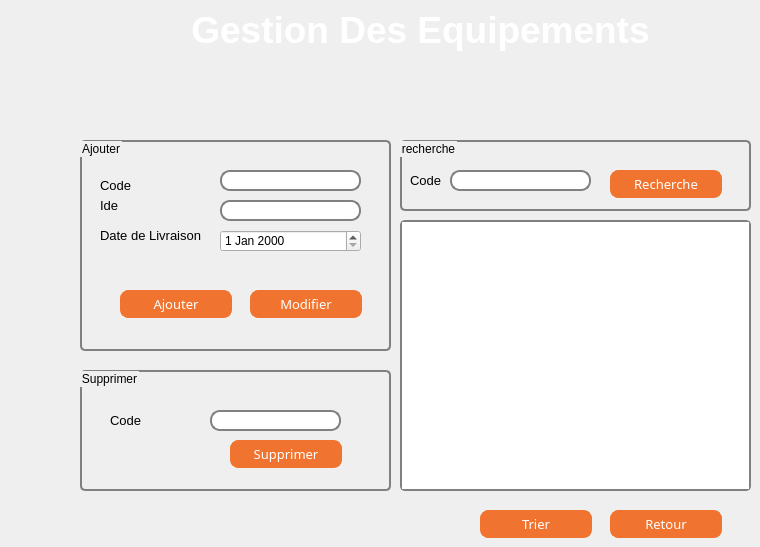
   <widget class="QWidget" name="tab_2">
    <attribute name="title">
     <string>EQUIPEMENTS</string>
    </attribute>
    <widget class="QTableView" name="tabequipements">
     <property name="geometry">
      <rect>
       <x>400</x>
       <y>220</y>
       <width>351</width>
       <height>271</height>
      </rect>
     </property>
     <property name="styleSheet">
      <string notr="true">
QTableView {
     
        font: 1em;
      
       border: 2px solid gray;
       border-radius: 5px;
}</string>
     </property>
    </widget>
    <widget class="QPushButton" name="trie_poste">
     <property name="geometry">
      <rect>
       <x>480</x>
       <y>510</y>
       <width>112</width>
       <height>28</height>
      </rect>
     </property>
     <property name="font">
      <font>
       <family>Tw Cen MT Condensed Extra Bold</family>
       <pointsize>10</pointsize>
       <weight>50</weight>
       <italic>false</italic>
       <bold>false</bold>
      </font>
     </property>
     <property name="styleSheet">
      <string notr="true">QPushButton {
	font: 10pt &quot;Tw Cen MT Condensed Extra Bold&quot;;

color: white;
background-color: #f0742f; 
border-width: 1px;
border-color: #f0742f;
border-style: solid;
border-radius: 8;
padding: 3px;
padding-left: 5px;
padding-right: 5px;
min-width: 100px;
max-width: 100px;
min-height: 20px;
max-height: 20px;
}

QPushButton:hover
{
color :black;
}</string>
     </property>
     <property name="text">
      <string>Trier</string>
     </property>
    </widget>
    <widget class="QGroupBox" name="groupBox">
     <property name="geometry">
      <rect>
       <x>80</x>
       <y>140</y>
       <width>311</width>
       <height>211</height>
      </rect>
     </property>
     <property name="styleSheet">
      <string notr="true"> QGroupBox {
  
     border: 2px solid gray;
     border-radius: 5px;
     margin-top: 1ex; /* leave space at the top for the title */
 }
 QLineEdit {
     border: 2px solid gray;
     border-radius: 10px;
     padding: 0 8px;
 
 }</string>
     </property>
     <property name="title">
      <string>Ajouter</string>
     </property>
     <widget class="QLabel" name="label_20">
      <property name="geometry">
       <rect>
        <x>20</x>
        <y>50</y>
        <width>111</width>
        <height>31</height>
       </rect>
      </property>
      <property name="text">
       <string>&lt;html&gt;&lt;head/&gt;&lt;body&gt;&lt;p&gt;&lt;span style=&quot; font-size:10pt;&quot;&gt;Ide&lt;/span&gt;&lt;/p&gt;&lt;/body&gt;&lt;/html&gt;</string>
      </property>
     </widget>
     <widget class="QLineEdit" name="le_ide">
      <property name="geometry">
       <rect>
        <x>140</x>
        <y>60</y>
        <width>141</width>
        <height>21</height>
       </rect>
      </property>
     </widget>
     <widget class="QLineEdit" name="le_code">
      <property name="geometry">
       <rect>
        <x>140</x>
        <y>30</y>
        <width>141</width>
        <height>21</height>
       </rect>
      </property>
     </widget>
     <widget class="QDateEdit" name="le_date">
      <property name="geometry">
       <rect>
        <x>140</x>
        <y>90</y>
        <width>141</width>
        <height>22</height>
       </rect>
      </property>
     </widget>
     <widget class="QLabel" name="label_21">
      <property name="geometry">
       <rect>
        <x>20</x>
        <y>30</y>
        <width>111</width>
        <height>31</height>
       </rect>
      </property>
      <property name="text">
       <string>&lt;html&gt;&lt;head/&gt;&lt;body&gt;&lt;p&gt;&lt;span style=&quot; font-size:10pt; color:#000000;&quot;&gt;Code&lt;/span&gt;&lt;/p&gt;&lt;/body&gt;&lt;/html&gt;</string>
      </property>
     </widget>
     <widget class="QLabel" name="label_22">
      <property name="geometry">
       <rect>
        <x>20</x>
        <y>80</y>
        <width>141</width>
        <height>31</height>
       </rect>
      </property>
      <property name="text">
       <string>&lt;html&gt;&lt;head/&gt;&lt;body&gt;&lt;p&gt;&lt;span style=&quot; font-size:10pt; color:#000000;&quot;&gt;Date de Livraison&lt;/span&gt;&lt;/p&gt;&lt;/body&gt;&lt;/html&gt;</string>
      </property>
     </widget>
     <widget class="QPushButton" name="pb_modifier_p">
      <property name="geometry">
       <rect>
        <x>170</x>
        <y>150</y>
        <width>112</width>
        <height>28</height>
       </rect>
      </property>
      <property name="font">
       <font>
        <family>Tw Cen MT Condensed Extra Bold</family>
        <pointsize>10</pointsize>
        <weight>50</weight>
        <italic>false</italic>
        <bold>false</bold>
       </font>
      </property>
      <property name="styleSheet">
       <string notr="true">QPushButton {
	font: 10pt &quot;Tw Cen MT Condensed Extra Bold&quot;;

color: white;
background-color: #f0742f; 
border-width: 1px;
border-color: #f0742f;
border-style: solid;
border-radius: 8;
padding: 3px;
padding-left: 5px;
padding-right: 5px;
min-width: 100px;
max-width: 100px;
min-height: 20px;
max-height: 20px;
}

QPushButton:hover
{
color :black;
}
</string>
      </property>
      <property name="text">
       <string>Modifier</string>
      </property>
     </widget>
     <widget class="QPushButton" name="pb_ajouter_p">
      <property name="geometry">
       <rect>
        <x>40</x>
        <y>150</y>
        <width>112</width>
        <height>28</height>
       </rect>
      </property>
      <property name="font">
       <font>
        <family>Tw Cen MT Condensed Extra Bold</family>
        <pointsize>10</pointsize>
        <weight>50</weight>
        <italic>false</italic>
        <bold>false</bold>
       </font>
      </property>
      <property name="styleSheet">
       <string notr="true">QPushButton {
	font: 10pt &quot;Tw Cen MT Condensed Extra Bold&quot;;

color: white;
background-color: #f0742f; 
border-width: 1px;
border-color: #f0742f;
border-style: solid;
border-radius: 8;
padding: 3px;
padding-left: 5px;
padding-right: 5px;
min-width: 100px;
max-width: 100px;
min-height: 20px;
max-height: 20px;
}

QPushButton:hover
{
color :black;
}</string>
      </property>
      <property name="text">
       <string>Ajouter</string>
      </property>
     </widget>
    </widget>
    <widget class="QGroupBox" name="groupBox_5">
     <property name="geometry">
      <rect>
       <x>80</x>
       <y>370</y>
       <width>311</width>
       <height>121</height>
      </rect>
     </property>
     <property name="styleSheet">
      <string notr="true"> QGroupBox {
  
     border: 2px solid gray;
     border-radius: 5px;
     margin-top: 1ex; /* leave space at the top for the title */
 }</string>
     </property>
     <property name="title">
      <string>Supprimer</string>
     </property>
     <widget class="QLabel" name="label_19">
      <property name="geometry">
       <rect>
        <x>30</x>
        <y>40</y>
        <width>111</width>
        <height>21</height>
       </rect>
      </property>
      <property name="text">
       <string>&lt;html&gt;&lt;head/&gt;&lt;body&gt;&lt;p&gt;&lt;span style=&quot; font-size:10pt; color:#000000;&quot;&gt;Code&lt;/span&gt;&lt;/p&gt;&lt;/body&gt;&lt;/html&gt;</string>
      </property>
     </widget>
     <widget class="QLineEdit" name="le_code_2">
      <property name="geometry">
       <rect>
        <x>130</x>
        <y>40</y>
        <width>131</width>
        <height>21</height>
       </rect>
      </property>
      <property name="styleSheet">
       <string notr="true"> QLineEdit {
     border: 2px solid gray;
     border-radius: 10px;
     padding: 0 8px;
 
 }</string>
      </property>
     </widget>
     <widget class="QPushButton" name="pb_supprimer_p">
      <property name="geometry">
       <rect>
        <x>150</x>
        <y>70</y>
        <width>112</width>
        <height>28</height>
       </rect>
      </property>
      <property name="font">
       <font>
        <family>Tw Cen MT Condensed Extra Bold</family>
        <pointsize>10</pointsize>
        <weight>50</weight>
        <italic>false</italic>
        <bold>false</bold>
       </font>
      </property>
      <property name="styleSheet">
       <string notr="true">QPushButton {
	font: 10pt &quot;Tw Cen MT Condensed Extra Bold&quot;;

color: white;
background-color: #f0742f; 
border-width: 1px;
border-color: #f0742f;
border-style: solid;
border-radius: 8;
padding: 3px;
padding-left: 5px;
padding-right: 5px;
min-width: 100px;
max-width: 100px;
min-height: 20px;
max-height: 20px;
}

QPushButton:hover
{
color :black;
}</string>
      </property>
      <property name="text">
       <string>Supprimer</string>
      </property>
     </widget>
    </widget>
    <widget class="QLabel" name="label_14">
     <property name="geometry">
      <rect>
       <x>170</x>
       <y>0</y>
       <width>501</width>
       <height>61</height>
      </rect>
     </property>
     <property name="text">
      <string>&lt;html&gt;&lt;head/&gt;&lt;body&gt;&lt;p align=&quot;center&quot;&gt;&lt;span style=&quot; font-size:28pt; font-weight:600; color:#ffffff;&quot;&gt;Gestion Des Equipements&lt;/span&gt;&lt;/p&gt;&lt;/body&gt;&lt;/html&gt;</string>
     </property>
    </widget>
    <widget class="QGroupBox" name="groupBox_6">
     <property name="geometry">
      <rect>
       <x>400</x>
       <y>140</y>
       <width>351</width>
       <height>71</height>
      </rect>
     </property>
     <property name="styleSheet">
      <string notr="true"> QGroupBox {
  
     border: 2px solid gray;
     border-radius: 5px;
     margin-top: 1ex; /* leave space at the top for the title */
 }</string>
     </property>
     <property name="title">
      <string>recherche</string>
     </property>
     <widget class="QLineEdit" name="le_code_3">
      <property name="geometry">
       <rect>
        <x>50</x>
        <y>30</y>
        <width>141</width>
        <height>21</height>
       </rect>
      </property>
      <property name="styleSheet">
       <string notr="true"> QLineEdit {
     border: 2px solid gray;
     border-radius: 10px;
     padding: 0 8px;
 
 }</string>
      </property>
     </widget>
     <widget class="QLabel" name="label_26">
      <property name="geometry">
       <rect>
        <x>10</x>
        <y>30</y>
        <width>111</width>
        <height>21</height>
       </rect>
      </property>
      <property name="text">
       <string>&lt;html&gt;&lt;head/&gt;&lt;body&gt;&lt;p&gt;&lt;span style=&quot; font-size:10pt; color:#000000;&quot;&gt;Code&lt;/span&gt;&lt;/p&gt;&lt;/body&gt;&lt;/html&gt;</string>
      </property>
     </widget>
     <widget class="QPushButton" name="pb_recherche_p">
      <property name="geometry">
       <rect>
        <x>210</x>
        <y>30</y>
        <width>112</width>
        <height>28</height>
       </rect>
      </property>
      <property name="font">
       <font>
        <family>Tw Cen MT Condensed Extra Bold</family>
        <pointsize>10</pointsize>
        <weight>50</weight>
        <italic>false</italic>
        <bold>false</bold>
       </font>
      </property>
      <property name="styleSheet">
       <string notr="true">QPushButton {
	font: 10pt &quot;Tw Cen MT Condensed Extra Bold&quot;;

color: white;
background-color: #f0742f; 
border-width: 1px;
border-color: #f0742f;
border-style: solid;
border-radius: 8;
padding: 3px;
padding-left: 5px;
padding-right: 5px;
min-width: 100px;
max-width: 100px;
min-height: 20px;
max-height: 20px;
}

QPushButton:hover
{
color :black;
}</string>
      </property>
      <property name="text">
       <string>Recherche</string>
      </property>
     </widget>
    </widget>
    <widget class="QPushButton" name="retour1_2">
     <property name="geometry">
      <rect>
       <x>610</x>
       <y>510</y>
       <width>112</width>
       <height>28</height>
      </rect>
     </property>
     <property name="font">
      <font>
       <family>Tw Cen MT Condensed Extra Bold</family>
       <pointsize>10</pointsize>
       <weight>50</weight>
       <italic>false</italic>
       <bold>false</bold>
      </font>
     </property>
     <property name="styleSheet">
      <string notr="true">QPushButton {
	font: 10pt &quot;Tw Cen MT Condensed Extra Bold&quot;;

color: white;
background-color: #f0742f; 
border-width: 1px;
border-color: #f0742f;
border-style: solid;
border-radius: 8;
padding: 3px;
padding-left: 5px;
padding-right: 5px;
min-width: 100px;
max-width: 100px;
min-height: 20px;
max-height: 20px;
}

QPushButton:hover
{
color :black;
}</string>
     </property>
     <property name="text">
      <string>Retour</string>
     </property>
    </widget>
   </widget>
